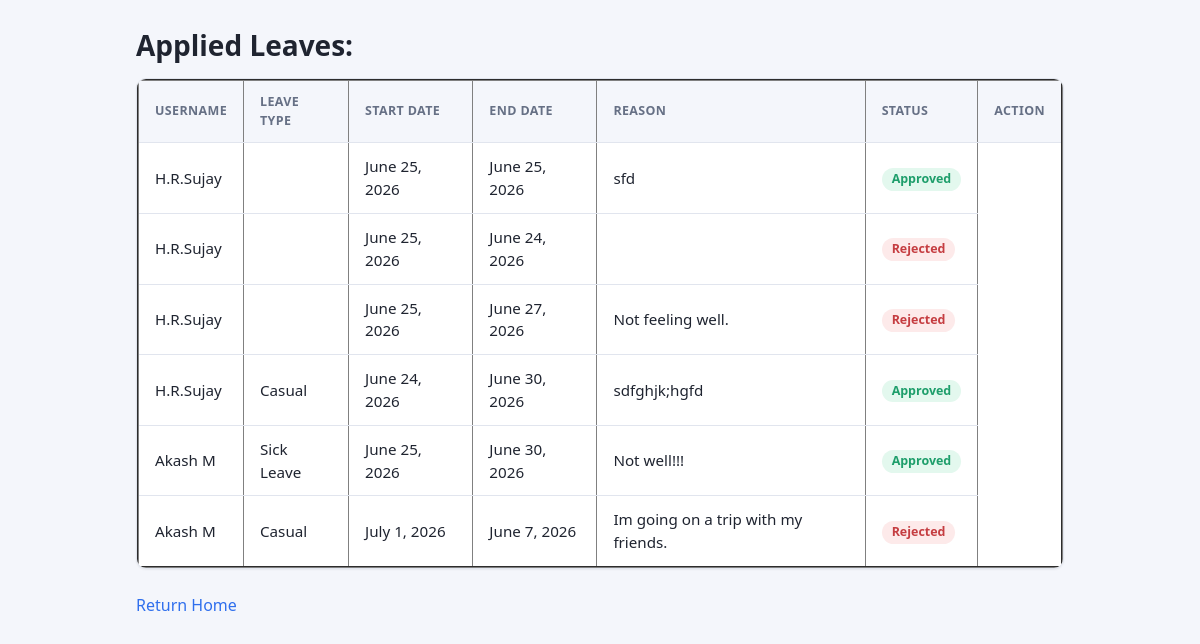
The app's page /leave/view_leave/ (signed in) with its own data.
### leave/models.py (models this page shows, shortened)
class Leave(models.Model):
    user=models.ForeignKey(User,on_delete=models.CASCADE)
    leave_type=models.CharField(max_length=20)
    start_date=models.DateField()
    end_date=models.DateField()
    reason=models.TextField()
    status=models.CharField(max_length=20,default="Pending")

### leave/views.py (the view)
# urls.py: path('view_leave/',view_leave,name='view_leave'),
@login_required
def view_leave(request):
    if request.user.profile.role !="admin":
        return redirect('staff_dash')
    lev=Leave.objects.all()
    return render(request,'view_leaves.html',{'leave':lev})

### templates/view_leaves.html (shortened to what this page needs)
{% load static %}
<!doctype html>
<html lang="en">
  <head>
    <link rel="stylesheet" href="{% static 'css/style.css' %}" />
  </head>
  <body>
    <div class="page">
      <h1>Applied Leaves:</h1>
      <div class="table-wrap">
      <table border="2px">
        <tr>
          <th>Username</th>
          <th>Leave type</th>
          <th>Start date</th>
          <th>End date</th>
          <th>Reason</th>
          <th>Status</th>
          <th>Action</th>
        </tr>
        {% for i in leave %}
        <tr>
          <td>{{i.user.username}}</td>
          <td>{{i.leave_type}}</td>
          <td>{{i.start_date}}</td>
          <td>{{i.end_date}}</td>
          <td>{{i.reason}}</td>
          <td>
                    <span class="status
                        {% if i.status == 'Approved' %}status-approved
                        {% elif i.status == 'Rejected' %}status-rejected
                        {% else %}status-pending{% endif %}">
                        {{ i.status }}
                    </span>
                </td>
        </tr>
        {% empty %}
        <tr>
          <td>No Leave Request</td>
        </tr>
        {% endfor %}
      </table>
      </div>
      <br />
      <a href="{% url 'admin_dash' %}">Return Home</a>
    </div>
  </body>
</html>

### static/css/style.css (style rules this page uses)
:root { --color-primary: #2f6fed; --color-primary-dark: #1f52c4; --color-danger: #e5484d; --color-danger-dark: #c53d41; --color-success: #1e9e6b; --color-bg: #f4f6fb; --color-surface: #ffffff; --color-border: #e1e5ee; --color-text: #1f2430; --color-text-muted: #667085; --radius-sm: 6px; --radius-md: 10px; --radius-lg: 16px; --shadow-sm: 0 1px 2px rgba(16, 24, 40, 0.06); --shadow-md: 0 4px 16px rgba(16, 24, 40, 0.08); --space-1: 4px; --space-2: 8px; --space-3: 12px; --space-4: 16px; --space-5: 24px; --space-6: 32px; --font-sans: "Segoe UI", Roboto, Helvetica, Arial, sans-serif; }
* { box-sizing: border-box; }
body { margin: 0; min-height: 100vh; font-family: var(--font-sans); background: var(--color-bg); color: var(--color-text); line-height: 1.5; }
h1, h2, h3, h4 { margin: 0 0 var(--space-3); font-weight: 600; color: var(--color-text); }
h1 { font-size: 1.75rem; }
a { color: var(--color-primary); text-decoration: none; }
.page { max-width: 960px; margin: 0 auto; padding: var(--space-5) var(--space-4) var(--space-6); }
.table-wrap { overflow-x: auto; background: var(--color-surface); border: 1px solid var(--color-border); border-radius: var(--radius-md); box-shadow: var(--shadow-sm); }
table { width: 100%; border-collapse: collapse; font-size: 0.95rem; }
th, td { padding: var(--space-3) var(--space-4); text-align: left; border-bottom: 1px solid var(--color-border); }
th { background: var(--color-bg); font-weight: 600; color: var(--color-text-muted); text-transform: uppercase; font-size: 0.78rem; letter-spacing: 0.03em; }
tr:last-child td { border-bottom: none; }
.status { display: inline-block; padding: 2px 10px; border-radius: 999px; font-size: 0.78rem; font-weight: 600; }
.status-approved { background: #e3f8ee; color: var(--color-success); }
.status-rejected { background: #fdeaea; color: var(--color-danger-dark); }

### records on screen
Leave: user.username "H.R.Sujay", start_date "June 25, 2026", end_date "June 25, 2026", reason "sfd", status "Approved"
Leave: user.username "H.R.Sujay", start_date "June 25, 2026", end_date "June 24, 2026", status "Rejected"
Leave: user.username "H.R.Sujay", start_date "June 25, 2026", end_date "June 27, 2026", reason "Not feeling well.", status "Rejected"
Leave: user.username "H.R.Sujay", leave_type "Casual", start_date "June 24, 2026", end_date "June 30, 2026", reason "sdfghjk;hgfd", status "Approved"
Leave: user.username "Akash M", leave_type "Sick Leave", start_date "June 25, 2026", end_date "June 30, 2026", reason "Not well!!!", status "Approved"
Leave: user.username "Akash M", leave_type "Casual", start_date "July 1, 2026", end_date "June 7, 2026", reason "Im going on a trip with my friends.", status "Rejected"
